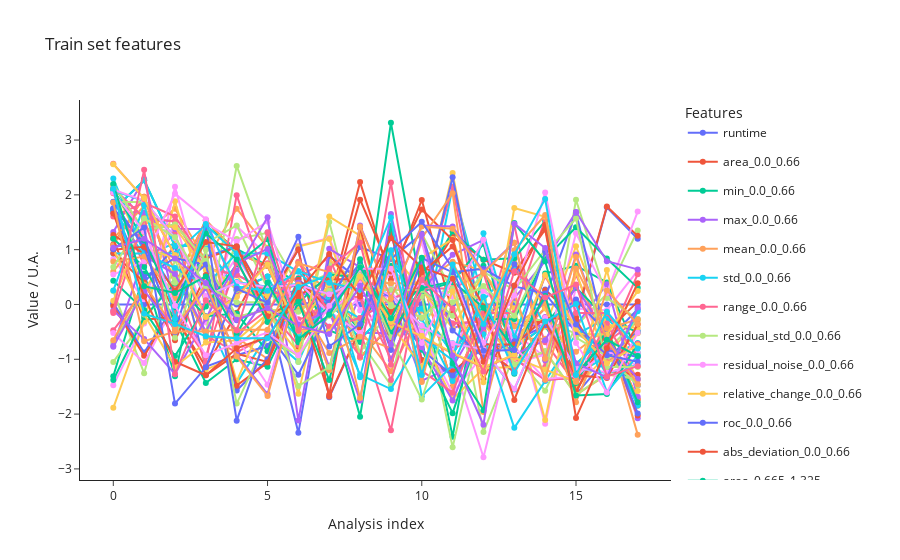

Here is the notebook cell this chart was saved with:
### Code cell
from src.StreamPort.machine_learning.methods import MachineLearningScaleFeaturesScalerSklearn

scaler = MachineLearningScaleFeaturesScalerSklearn(scaler_type = "StandardScaler")
ml_ana = scaler.run(ml_ana)

fig_train_features = ml_ana.plot_data()
fig_train_features.update_layout(title="Train set features")
fig_train_features.show()
